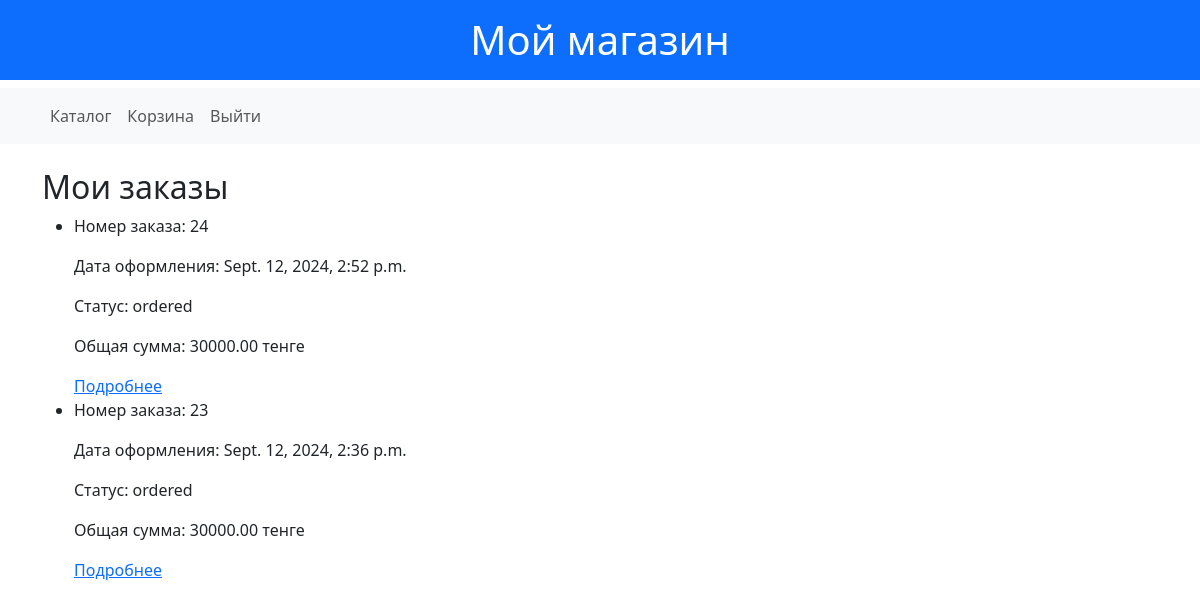
The page /my-orders/ (signed in) on the database as committed earlier.
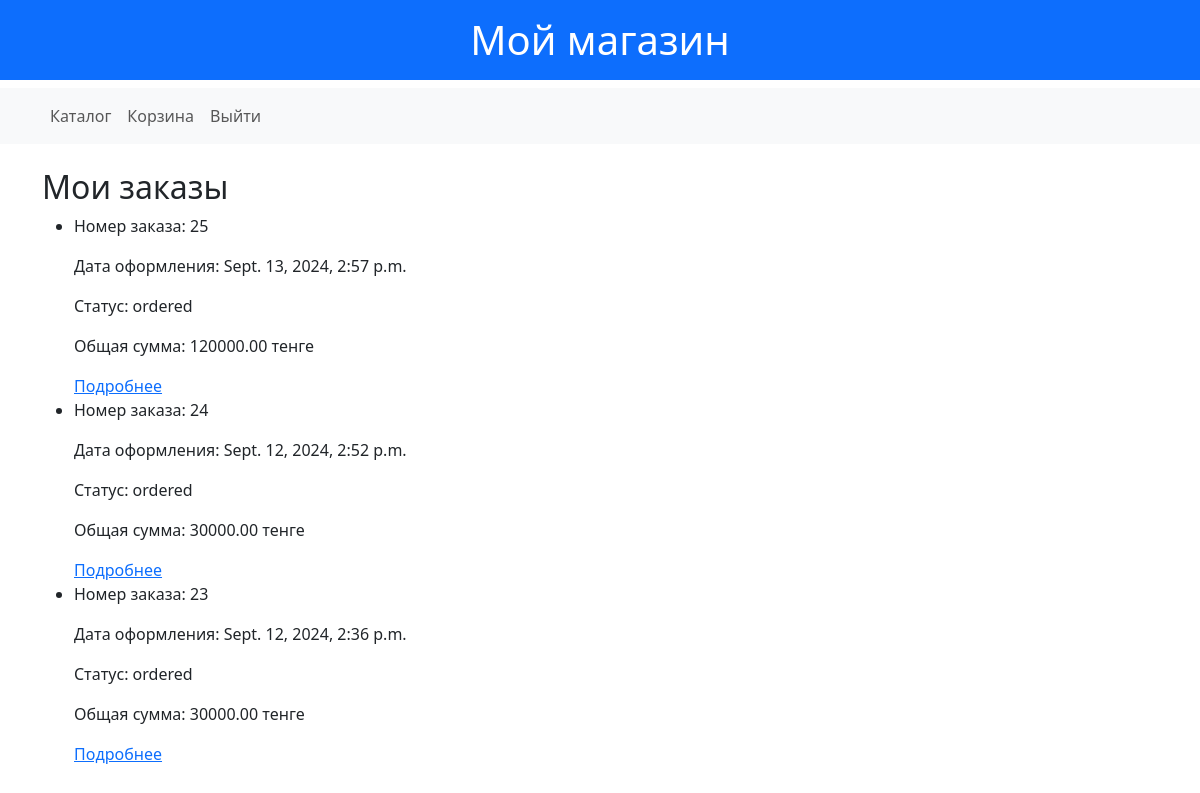
The same page on the database as committed later.
### shop/models.py (models this page shows, shortened)
class Order(models.Model):
    STATUS_CHOICES = [
        ('ordered', 'Заказан'),
        ('shipped', 'Отправлен'),
        ('received', 'Получен'),
        ('canceled', 'Отменен'),
        ('returned', 'Возвращен'),
    ]
    user = models.ForeignKey(User, on_delete=models.CASCADE, related_name='orders')
    total_price = models.DecimalField(max_digits=10, decimal_places=2)
    address = models.CharField(max_length=255)
    status = models.CharField(max_length=10, choices=STATUS_CHOICES, default='ordered')
    payment_status = models.BooleanField(default=False)
    created_at = models.DateTimeField(auto_now_add=True)
    objects = OrderManager()
    class Meta:
        verbose_name = "Заказ"
        verbose_name_plural = "Заказы"

### shop/views.py (the view)
# urls.py: path('my-orders/', UserOrdersView.as_view(), name='user_orders'),
class UserOrdersView(LoginRequiredMixin, ListView):
    model = Order
    template_name = 'order/user_orders.html'
    context_object_name = 'orders'
    def get_queryset(self):
        return Order.objects.filter(user=self.request.user).order_by('-created_at')

### shop/templates/order/user_orders.html
{% extends 'shop/base.html' %}
{% block content %}
    <h2>Мои заказы</h2>
    {% if orders %}
        <ul>
        {% for order in orders %}
            <li>
            <p>Номер заказа: {{ order.id }}</p>
            <p>Дата оформления: {{ order.created_at }}</p>
            <p>Статус: {{ order.status }}</p>
            <p>Общая сумма: {{ order.total_price }} тенге </p>
            <a href="{% url 'order_confirmation' order.id %}">Подробнее</a>
            </li>
        {% endfor %}
        </ul>
    {% else %}
        <p>У вас пока нет заказов.</p>
    {% endif %}
{% endblock %}

Rows that differ between the two databases and show on the page:
added Order: id "25", created_at "Sept. 13, 2024, 2:57 p.m.", status "ordered", total_price "120000.00"
